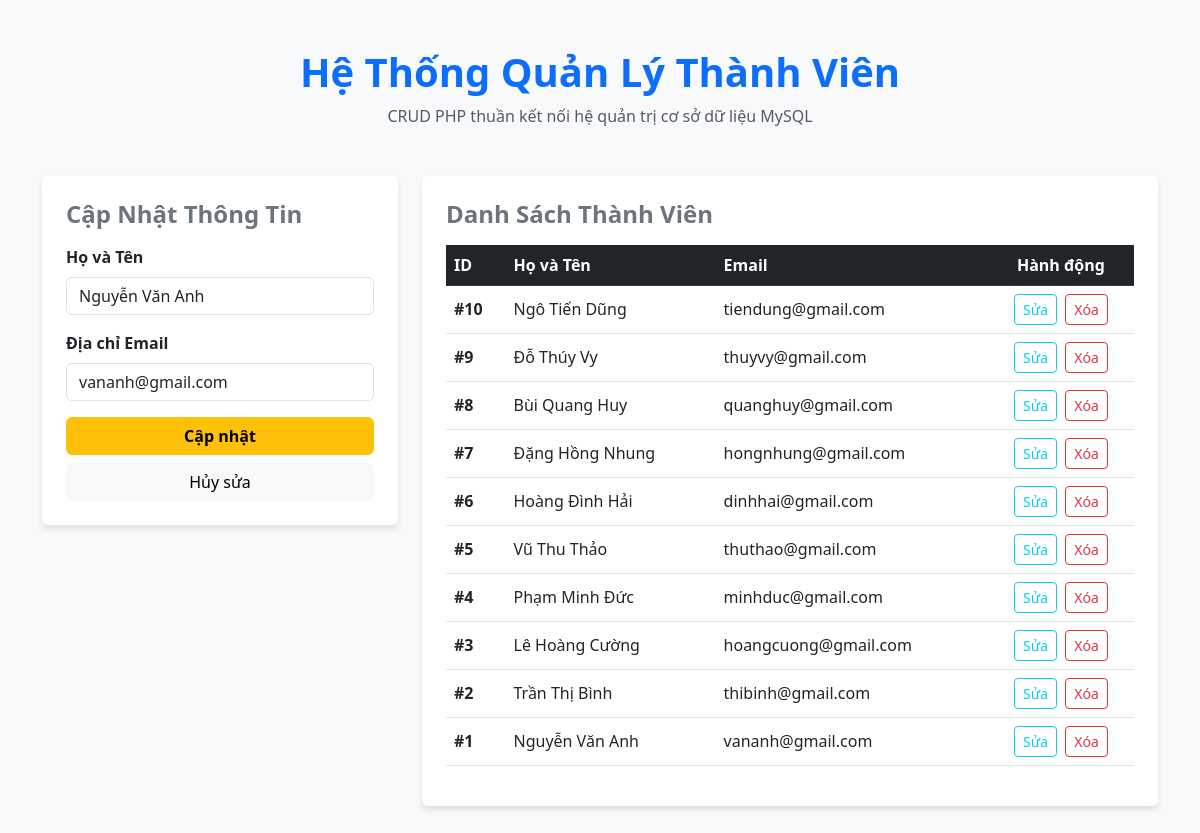
The app's page /index.php?edit=1 with its own data.
### tables this page shows
CREATE TABLE `users` (
  `id` int(11) NOT NULL,
  `name` varchar(100) NOT NULL,
  `email` varchar(100) NOT NULL,
  `created_at` timestamp NOT NULL DEFAULT current_timestamp()
);

### index.php (the view, shortened to what this page needs)
<?php
include 'config.php';
$edit_user = null;
if (isset($_GET['edit'])) {
    $id = intval($_GET['edit']);
    $result = $conn->query("SELECT * FROM users WHERE id = $id");
    if ($result->num_rows > 0) {
        $edit_user = $result->fetch_assoc();
    }
}
$users = $conn->query("SELECT * FROM users ORDER BY id DESC");
?>
<!DOCTYPE html>
<html lang="vi">
<head>
    <link href="https://cdn.jsdelivr.net/npm/bootstrap@5.3.0/dist/css/bootstrap.min.css" rel="stylesheet">
</head>
<body>
<div class="container py-5">
    <div class="text-center mb-5">
        <h1 class="fw-bold text-primary">Hệ Thống Quản Lý Thành Viên</h1>
        <p class="text-muted">CRUD PHP thuần kết nối hệ quản trị cơ sở dữ liệu MySQL</p>
    </div>
    <div class="row g-4">
        <div class="col-md-4">
            <div class="card p-4">
                <h4 class="mb-3 fw-bold text-secondary">
                    <?php echo $edit_user ? "Cập Nhật Thông Tin" : "Thêm Thành Viên Mới"; ?>
                </h4>
                <form method="POST" action="index.php">
                    <div class="mb-3">
                        <label class="form-label fw-semibold">Họ và Tên</label>
                        <input type="text" name="name" class="form-control" placeholder="Nhập tên..." required
                               value="<?php echo $edit_user ? htmlspecialchars($edit_user['name']) : ''; ?>">
                    </div>
                    <div class="mb-3">
                        <label class="form-label fw-semibold">Địa chỉ Email</label>
                        <input type="email" name="email" class="form-control" placeholder="name@example.com" required
                               value="<?php echo $edit_user ? htmlspecialchars($edit_user['email']) : ''; ?>">
                    </div>
                    <button type="submit" class="btn <?php echo $edit_user ? 'btn-warning' : 'btn-primary'; ?> w-100 fw-bold">
                        <?php echo $edit_user ? "Cập nhật" : "Thêm ngay"; ?>
                    </button>
                    <?php if ($edit_user): ?>
                        <a href="index.php" class="btn btn-light w-100 mt-2 text-decoration-none">Hủy sửa</a>
                    <?php endif; ?>
                </form>
            </div>
        </div>
        <div class="col-md-8">
            <div class="card p-4">
                <h4 class="mb-3 fw-bold text-secondary">Danh Sách Thành Viên</h4>
                <div class="table-responsive">
                    <table class="table table-hover align-middle">
                        <thead class="table-dark">
                            <tr>
                                <th>ID</th>
                                <th>Họ và Tên</th>
                                <th>Email</th>
                                <th class="text-center">Hành động</th>
                            </tr>
                        </thead>
                        <tbody>
                            <?php if ($users->num_rows > 0): ?>
                                <?php while($row = $users->fetch_assoc()): ?>
                                    <tr>
                                        <td><strong>#<?php echo $row['id']; ?></strong></td>
                                        <td><?php echo htmlspecialchars($row['name']); ?></td>
                                        <td><?php echo htmlspecialchars($row['email']); ?></td>
                                        <td class="text-center">
                                            <a href="index.php?edit=<?php echo $row['id']; ?>" class="btn btn-sm btn-outline-info me-1">Sửa</a>
                                            <a href="index.php?delete=<?php echo $row['id']; ?>" class="btn btn-sm btn-outline-danger"
                                               onclick="return confirm('Bạn có chắc chắn muốn xóa thành viên này?')">Xóa</a>
                                        </td>
                                    </tr>
                                <?php endwhile; ?>
                            <?php else: ?>
                                <tr>
                                    <td colspan="4" class="text-center text-muted py-3">Chưa có thành viên nào trong danh sách.</td>
                                </tr>
                            <?php endif; ?>
                        </tbody>
                    </table>
                </div>
            </div>
        </div>
    </div>
</div>
</body>
</html>

### index.php (style rules this page uses)
body { background-color: #f8f9fa; font-family: 'Segoe UI', Tahoma, Geneva, Verdana, sans-serif; }
.card { border: none; box-shadow: 0 4px 6px rgba(0,0,0,0.1); }

### records on screen
users: name "Nguyễn Văn Anh", email "vananh@gmail.com", id "1"
users: id "10", name "Ngô Tiến Dũng", email "tiendung@gmail.com"
users: id "9", name "Đỗ Thúy Vy", email "thuyvy@gmail.com"
users: id "8", name "Bùi Quang Huy", email "quanghuy@gmail.com"
users: id "7", name "Đặng Hồng Nhung", email "hongnhung@gmail.com"
users: id "6", name "Hoàng Đình Hải", email "dinhhai@gmail.com"
users: id "5", name "Vũ Thu Thảo", email "thuthao@gmail.com"
users: id "4", name "Phạm Minh Đức", email "minhduc@gmail.com"
users: id "3", name "Lê Hoàng Cường", email "hoangcuong@gmail.com"
users: id "2", name "Trần Thị Bình", email "thibinh@gmail.com"
